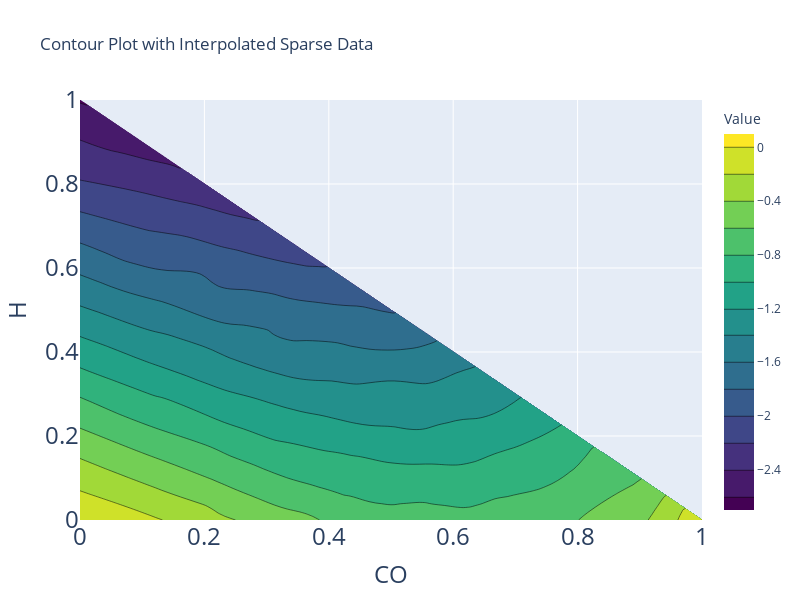

The notebook cell saved with this chart:
### Code cell
import plotly.graph_objects as go
import numpy as np
from scipy.interpolate import griddata

points = sorted(points, key=lambda x: x[0])
points = sorted(points, key=lambda x: x[1])
# Example sparse data
x_sparse = np.array([p[1] for p in points])
y_sparse = np.array([p[0] for p in points])
z_sparse = np.array([p[2] for p in points])

# Create a grid for interpolation
grid_x, grid_y = np.mgrid[0:1:100j, 0:1:100j]

# Interpolate the sparse data to fill the grid
grid_z = griddata((x_sparse, y_sparse), z_sparse, (grid_x, grid_y), method='cubic')

# Create the contour plot
fig = go.Figure(go.Contour(
    z=grid_z,
    x=np.linspace(0, 1, 100),
    y=np.linspace(0, 1, 100),
    colorscale='Viridis',
    colorbar=dict(title='Value')
))

# Update layout for better visualization
fig.update_layout(
    title='Contour Plot with Interpolated Sparse Data',
    width=800,  # Set the width of the figure
    height=600,
    xaxis=dict(
        title="CO",
        title_font=dict(size=24),  # X-axis title font size
        tickfont=dict(size=24)  # X-axis tick label font size
    ),
    yaxis=dict(
        title="H",
        title_font=dict(size=24),  # X-axis title font size
        tickfont=dict(size=24)  # X-axis tick label font size
    )
)

fig.show()

### Figure 1 — Plotly figure (JSON) as saved in the notebook; plotly's stock layout.template omitted (floating-point values rounded to 4 significant figures; data arrays with more than 128 entries replaced by an {"elided": "..."} marker saying what was removed)
{"data": [{"autocontour": true, "colorbar": {"title": {"text": "Value"}}, "colorscale": [[0, "#440154"], [0.1111, "#482878"], [0.2222, "#3e4989"], [0.3333, "#31688e"], [0.4444, "#26828e"], [0.5556, "#1f9e89"], [0.6667, "#35b779"], [0.7778, "#6ece58"], [0.8889, "#b5de2b"], [1, "#fde725"]], "contours": {"end": 0, "size": 0.2, "start": -2.6}, "type": "contour", "x": [0, 0.0101, 0.0202, 0.0303, 0.0404, 0.05051, 0.06061, 0.07071, 0.08081, 0.09091, 0.101, 0.1111, 0.1212, 0.1313, 0.1414, 0.1515, 0.1616, 0.1717, 0.1818, 0.1919, 0.202, 0.2121, 0.2222, 0.2323, 0.2424, 0.2525, 0.2626, 0.2727, 0.2828, 0.2929, 0.303, 0.3131, 0.3232, 0.3333, 0.3434, 0.3535, 0.3636, 0.3737, 0.3838, 0.3939, 0.404, 0.4141, 0.4242, 0.4343, 0.4444, 0.4545, 0.4646, 0.4747, 0.4848, 0.4949, 0.5051, 0.5152, 0.5253, 0.5354, 0.5455, 0.5556, 0.5657, 0.5758, 0.5859, 0.596, 0.6061, 0.6162, 0.6263, 0.6364, 0.6465, 0.6566, 0.6667, 0.6768, 0.6869, 0.697, 0.7071, 0.7172, 0.7273, 0.7374, 0.7475, 0.7576, 0.7677, 0.7778, 0.7879, 0.798, 0.8081, 0.8182, 0.8283, 0.8384, 0.8485, 0.8586, 0.8687, 0.8788, 0.8889, 0.899, 0.9091, 0.9192, 0.9293, 0.9394, 0.9495, 0.9596, 0.9697, 0.9798, 0.9899, 1], "y": [0, 0.0101, 0.0202, 0.0303, 0.0404, 0.05051, 0.06061, 0.07071, 0.08081, 0.09091, 0.101, 0.1111, 0.1212, 0.1313, 0.1414, 0.1515, 0.1616, 0.1717, 0.1818, 0.1919, 0.202, 0.2121, 0.2222, 0.2323, 0.2424, 0.2525, 0.2626, 0.2727, 0.2828, 0.2929, 0.303, 0.3131, 0.3232, 0.3333, 0.3434, 0.3535, 0.3636, 0.3737, 0.3838, 0.3939, 0.404, 0.4141, 0.4242, 0.4343, 0.4444, 0.4545, 0.4646, 0.4747, 0.4848, 0.4949, 0.5051, 0.5152, 0.5253, 0.5354, 0.5455, 0.5556, 0.5657, 0.5758, 0.5859, 0.596, 0.6061, 0.6162, 0.6263, 0.6364, 0.6465, 0.6566, 0.6667, 0.6768, 0.6869, 0.697, 0.7071, 0.7172, 0.7273, 0.7374, 0.7475, 0.7576, 0.7677, 0.7778, 0.7879, 0.798, 0.8081, 0.8182, 0.8283, 0.8384, 0.8485, 0.8586, 0.8687, 0.8788, 0.8889, 0.899, 0.9091, 0.9192, 0.9293, 0.9394, 0.9495, 0.9596, 0.9697, 0.9798, 0.9899, 1], "z": {"elided": "100x100 float values"}}], "layout": {"coloraxis": {"colorbar": {"title": {"text": "Adsorption Energy (eV)"}}}, "height": 600, "title": {"text": "Contour Plot with Interpolated Sparse Data"}, "width": 800, "xaxis": {"autorange": true, "range": [0, 1], "tickfont": {"size": 24}, "title": {"font": {"size": 24}, "text": "CO"}, "type": "linear"}, "yaxis": {"autorange": true, "range": [0, 1], "tickfont": {"size": 24}, "title": {"font": {"size": 24}, "text": "H"}, "type": "linear"}}}
